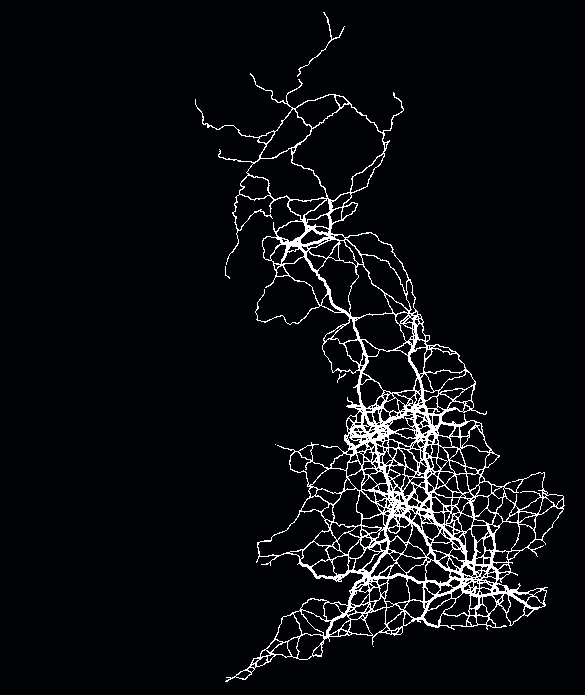
#> input picture UK_Roads_Map.png, 585 x 695 px
$ python A_Star_Britain.py   (older library calls are emulated)
#> lines starting #> are read from the running program, lines starting #| are printed output that depends on the picture; after the words box and inside, x2 and y2 are one past the last pixel; in counts of white or black regions, pixels touching at a corner belong together
#!/usr/bin/env python3
# -*- coding: utf-8 -*-
"""
Created on Fri Mar 18 20:47:44 2022

@author: Charlie Nicholls

A python script that will find the optimal route between 2 random points on the UK road network using
the A_Star algorithm.

The road network is defined using an image in which the roads are isolated and have pixel values of
[255, 255, 255, 255].
"""

import numpy as np
from PIL import Image
import matplotlib.pyplot as plt
import imageio
import os

class Path_Finder:
    """
    Imports the road network from a png and converts to a Boolean Array
    """
    def Data_Import():
        #Load Image of UK with road network isolated and convert to numpy array
        Imported_Road_Map_Image = Image.open('UK_Roads_Map.png')
#> Imported_Road_Map_Image is the input picture: PIL image 585x695 RGBA; mean R, G, B, A 13.7, 14.6, 17.5, 255
        Imported_Road_Map_Array = np.asarray(Imported_Road_Map_Image)

        #Create a Boolean Array and set all Locations with pixels values [255, 255, 255, 255] in the imported array to true
        Road_Map_Array = np.zeros((Imported_Road_Map_Array.shape[0:2]), dtype = np.bool)
        for y, Slice in enumerate(Imported_Road_Map_Array):
            for x, PixelValues in enumerate(Slice):
                if np.array_equal(PixelValues, np.array([255, 255, 255, 255])):
                    Road_Map_Array[-y, x] = 1
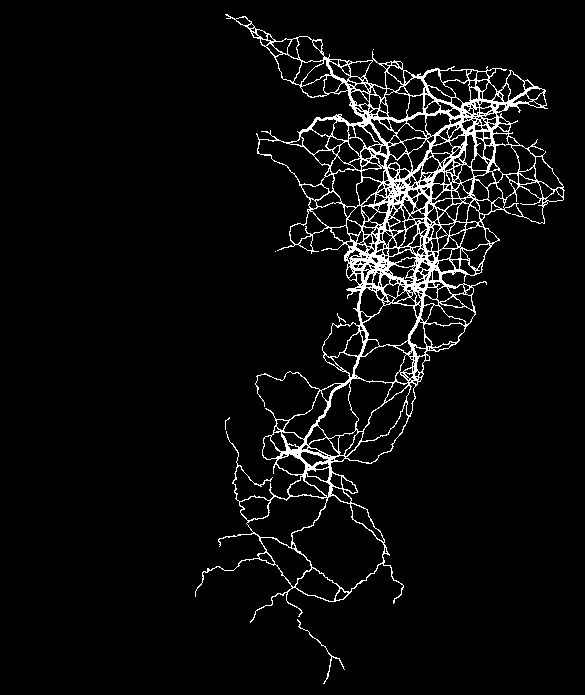
#> Road_Map_Array: shape (695, 585) bool; 5% white in thin lines or dots, all inside (x1, y1, x2, y2) = (195, 14, 565, 684)
        return Road_Map_Array

    """
    Function to find 2 valid start and finish locations

    Map is a boolean map that is true for valid roads and false for invalid areas
    """
    def Random_Start_End(Map):
        #Find Non zero locations in map
        Valid_Locations = np.nonzero(Map)
#> Valid_Locations = 20315 positions, rows 14 to 683, columns 195 to 564

        #Select 2 random set of indexes for the start and finishing locations. Find new finishing location if Start index = Finsih index
        Start_Selector = np.random.randint(0, Valid_Locations[0].shape)
#> Start_Selector = [2732]
        Finish_Selector = np.random.randint(0, Valid_Locations[0].shape)
#> Finish_Selector = [10799]
        while Finish_Selector == Start_Selector:
            Finish_Selector = np.random.randint(0, Valid_Locations.shape[0])

        #Find Start, finish Indexes and flatten
        Start = np.array([Valid_Locations[0][Start_Selector], Valid_Locations[1][Start_Selector]])
#> Start = [103, 527]
        Start = Start.flatten()
        Finish = np.array([Valid_Locations[0][Finish_Selector], Valid_Locations[1][Finish_Selector]])
#> Finish = [231, 465]
        Finish = Finish.flatten()
        return Start, Finish

    """
    Algorithm used to find most efficient way to final location

    Map is a boolean map that is true for valid roads and false for invalid areas
    Start_Loc is the starting location on the road network
    Finish_Loc is the finishing location on the road network
    """
    def A_Star(Map, Start_Loc, Finish_Loc):
        if Map[Start_Loc[0], Start_Loc[1]] == 0 or Map[Finish_Loc[0], Finish_Loc[1]] == 0:
            raise ValueError("Start and Finish Locations must fall on valid points on the map")
        #An Array used to store value of each point on map
        Value_Array = np.zeros((Map.shape))
        #Array used to verify if point has been checked (Code 9000000000 used to established checked areas) (Code 1000000000 used to mark unchecked areas)
        Check_Array = np.zeros((Map.shape))
        Check_Array[:, :] = np.inf
        #Array used to store current location being checked
        Current_Loc = np.zeros(2, dtype = int)
        Current_Loc[:] = Start_Loc[:]
        #Energy used to step in any given direction (Code 1000000000 is used as it is overly )
        Step_Array = np.array([[1.414, 1, 1.414],
                               [1, np.inf, 1],
                               [1.414, 1, 1.414]])
        #An array used to store the previous adjacent location point from which it's value was calculated
        Previous_Array = np.zeros((Map.shape[0], Map.shape[1], 2), dtype = int)

        #An array used to display the final path on the map
        Final_Path_Array = np.zeros((Map.shape))
        Final_Path_Array[:, :] = np.nan

        #Set the initial position to checked code
        Check_Array[Current_Loc[0], Current_Loc[1]] = 9000000000

        #Array used to trace from finsh to start using Previous_Array
        Trace_Loc = np.zeros(2, dtype = int)
        Trace_Loc[:] = Finish_Loc[:]

        #List used to store steps from finish to start
        Directions = []
        Checked_List = []

        #Calculate the values of valid points on the map until the finishing point has been found
        while not np.array_equal(Current_Loc, Finish_Loc):
            #For each 1 step in lat and long direction, Calculate the value of the new point on map
            Checked_List.append(Current_Loc.copy())
            for Latitude in range(-1, 2):
                for Longnitude in range(-1, 2):
                    #Value of Current Location
                    Current_Value = Value_Array[Current_Loc[0], Current_Loc[1]]
                    #Steps taken placed into array
                    Steps = np.array([Latitude, Longnitude])
                    #New location to have value calculated
                    Calc_Location = Current_Loc + Steps
                    #Energy required to make step to new location
                    Step_Energy = Step_Array[Latitude + 1, Longnitude + 1]
                    #Distance from finish
                    Distance_Value = np.sum(np.square(Calc_Location - Finish_Loc))
                    #A_Star Calculated Value
                    Calc_Value = Current_Value + Step_Energy + Distance_Value
                    #If new point is valid and unchecked and Calc_Value is lower than current value at new point, replace relevant points in Check, Value and Previous Array with relevant info
                    if Map[Calc_Location[0], Calc_Location[1]] != 0:
                        if Check_Array[Calc_Location[0], Calc_Location[1]] != 9000000000:
                            if Check_Array[Calc_Location[0], Calc_Location[1]] > Calc_Value:
                                Value_Array[Calc_Location[0], Calc_Location[1]] = Calc_Value
                                Check_Array[Calc_Location[0], Calc_Location[1]] = Calc_Value
                                Previous_Array[Calc_Location[0], Calc_Location[1], 0] = Current_Loc[0]
                                Previous_Array[Calc_Location[0], Calc_Location[1], 1] = Current_Loc[1]
            #Find point with minimum value
            Minimum_Location = np.unravel_index(Check_Array.argmin(), Check_Array.shape)
            #Set Current Location to Minimum_Location
            Current_Loc[0] = Minimum_Location[0]
            Current_Loc[1] = Minimum_Location[1]
            #Set Check Array of Minimum_Location to checked code in check array
            Check_Array[Current_Loc[0], Current_Loc[1]] = 9000000000
        #Retrace steps from finish to start and log directions and set Final_Path_Array to 1 along path
        while not np.array_equal(Trace_Loc, Start_Loc):
            Final_Path_Array[Trace_Loc[0], Trace_Loc[1]] = 1
            Temp_Trace_Loc_x = Previous_Array[Trace_Loc[0], Trace_Loc[1], 0]
            Temp_Trace_Loc_y = Previous_Array[Trace_Loc[0], Trace_Loc[1], 1]
            Trace_Loc[0] = Temp_Trace_Loc_x
            Trace_Loc[1] = Temp_Trace_Loc_y
            Directions.append(Trace_Loc.copy())
        return Check_Array, Final_Path_Array, Directions, Checked_List

class Graphics:
    """
    Display input array against UK map

    Graph Array is the array used to overlay a colour mesh over a road network image
    """
    def UK_Graph(Graph_Array):
        plt.figure(figsize=(16, 16))
        img = plt.imread("UK_Roads_Light.png")
        plt.imshow(img)
        plt.pcolormesh(np.flipud(Graph_Array), cmap="bwr", vmin = np.amin(Graph_Array), vmax = np.amin(Graph_Array))
        return plt

    """
    Creates an animation of checked areas on the map and finalises by overlaying the final route

    Animation_List is the order of areas checked by the algorithm
    Final_Graph is overlay array of the optimal route from start to finsih
    Video_Name is the file name of the animation to be saved
    """
    def UK_Graph_Animation(Animation_List, Final_Graph, Video_Name):
        Animation_Array = np.zeros(Road_Map.shape)
        Count = 0
        filenames = []
        for Step in Results[3]:
            Animation_Array[Step[0], Step[1]] = 1
            Count += 1
            if Count % 100 == 0:
                Filtered_Animation_Array = Animation_Array
                Filtered_Animation_Array[Filtered_Animation_Array == 0] = np.nan
                plt = Graphics.UK_Graph(Filtered_Animation_Array)
                plt.savefig("Pics/" + str(Count) + ".png")
                filenames.append("Pics/" + str(Count) + ".png")
                plt.close('all')

        plt = Graphics.UK_Graph(Filtered_Animation_Array)
        plt.pcolormesh(np.flipud(Final_Graph), cmap="bwr", vmin = 0, vmax = 1)

        for Buffer_Frame in range(0, 30):
            Count += 1
            plt.savefig("Pics/" + str(Count) + ".png")
            filenames.append("Pics/" + str(Count) + ".png")
        plt.close('all')

        with imageio.get_writer(Video_Name, mode='I', fps = 30) as writer:
            for filename in filenames:
                image = imageio.imread(filename)
                writer.append_data(image)
            writer.close()
        for filename in set(filenames):
            os.remove(filename)


if __name__ == '__main__':
    Road_Map = Path_Finder.Data_Import()
    Locs = Path_Finder.Random_Start_End(Road_Map)
#> Locs = ([103, 527], [231, 465])
    Results = Path_Finder.A_Star(Road_Map, Locs[0], Locs[1])
#> the loop in A_Star, `while not np.array_equal(Current_Loc, Finish_Loc):` made 2782 passes
#> Minimum_Location on passes 1 to 3: (104, 528), (103, 526), (103, 528)
#> after the loop in A_Star, `while not np.array_equal(Current_Loc, Finish_Loc):`:
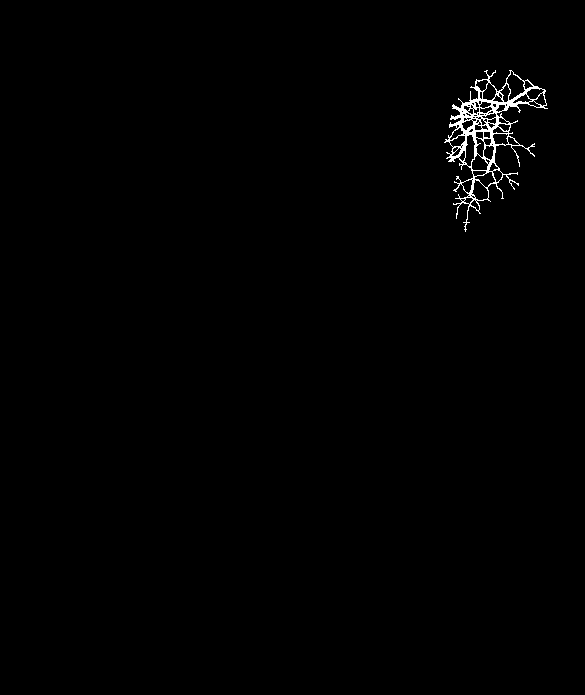
#> Check_Array: shape (695, 585) float64; 99.29% of the values are NaN or infinite; the others: min 1155970.9, max 9e+09, mean 8.68e+09; drawn with min black, max white, NaN and infinite black
#> after the loop in A_Star, `while not np.array_equal(Current_Loc, Finish_Loc):`: Checked_List = 2782 pairs, first value 70 to 230, second value 444 to 547; Current_Loc = [231, 465]
#> the loop in A_Star, `while not np.array_equal(Trace_Loc, Start_Loc):` made 156 passes
#> (Temp_Trace_Loc_x, Temp_Trace_Loc_y) on passes 1 to 3: (230, 465), (229, 465), (228, 465)
#> after the loop in A_Star, `while not np.array_equal(Trace_Loc, Start_Loc):`: Final_Path_Array: shape (695, 585) float64; 99.96% of the values are NaN or infinite; the others: min 1, max 1, mean 1
#> after the loop in A_Star, `while not np.array_equal(Trace_Loc, Start_Loc):`: Directions = 156 pairs, first value 103 to 230, second value 465 to 527; Trace_Loc = [103, 527]
    Graphics.UK_Graph(Results[0])
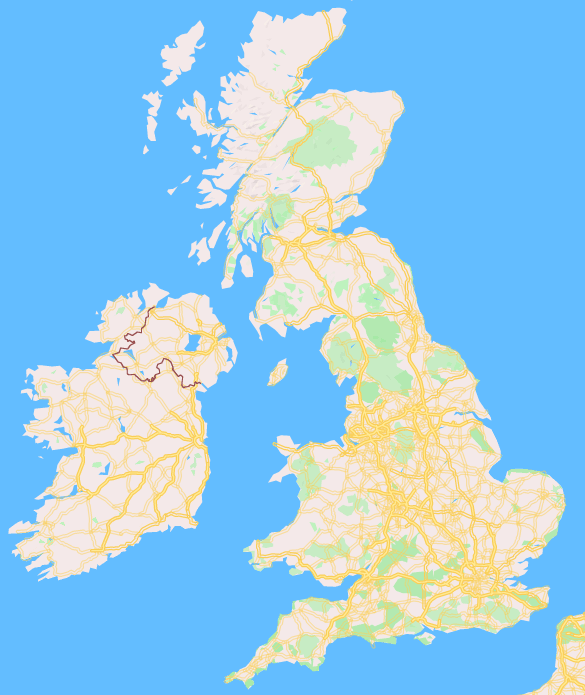
#> input picture UK_Roads_Light.png, 585 x 695 px
#> in UK_Graph, img is the input picture: shape (695, 585, 4) float32; mean R, G, B, A 0.595, 0.799, 0.915, 1
    Graphics.UK_Graph(Results[1])
    Graphics.UK_Graph_Animation(Results[3], Results[1], "RouteProcess.mp4")
